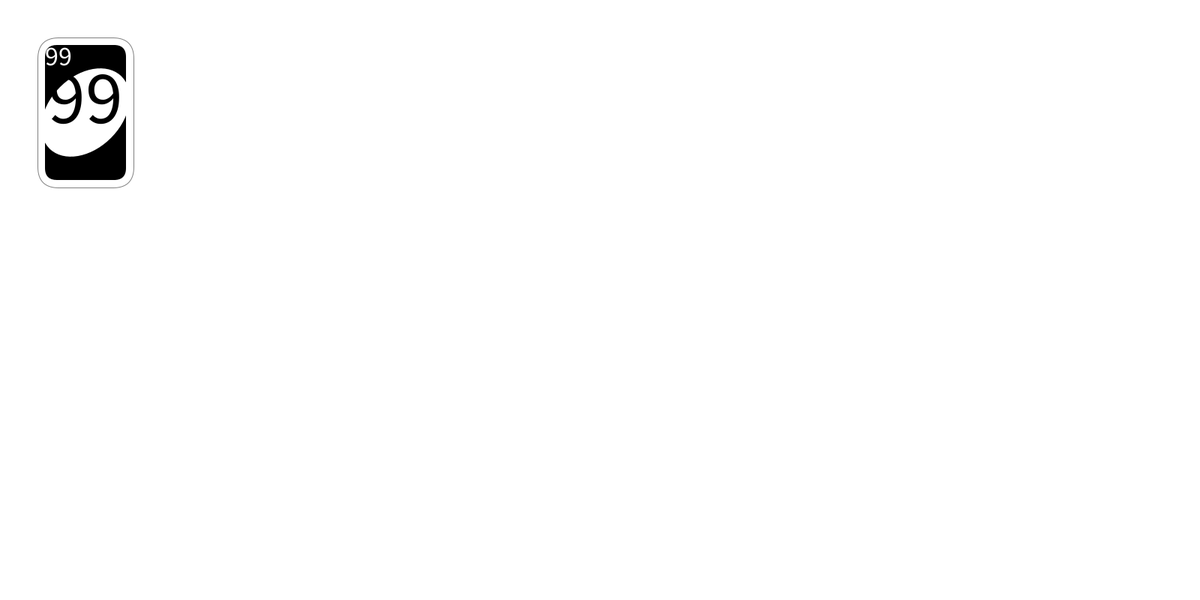
Frame 1 (no input)
Frame 60 (the mouse pressed at the canvas centre just before this capture): identical to frame 1, image omitted
Frame 120 (the mouse held since frame 60 and released just before this capture): identical to frame 1, image omitted

The Processing sketch that drew this single still picture (run headless with seeded random() and noise(); from frame 60 on, the mouse is pressed at the canvas centre):

// Processing sketch: week04_UNO_spread
// ── week04_UNO_spread.pde
void setup(){
  size(1600,800);
  myShuffle();
}
void myShuffle(){
  for(int i=0;i<8;i++){
    for(int j=0;j<11;j++){
      cardN[i*11+j]=j;
      cardC[i*11+j]=C[i%4];
    }
  }
  for(int i=0;i<1000;i++){
    int a = int(random(88)),b=int(random(88));
    int temp=cardN[a];
    cardN[a]=cardN[b];
    cardN[b]=temp;
    
    temp=cardC[a];
    cardC[a]=cardC[b];
    cardC[b]=temp;
  }
}
int [] cardN = new int [88];//卡的數字
int [] cardC = new int [88];//卡的
color [] C={#FF5555,#FFAA00,#55AA55,#5555FF};

void draw(){
  background(255);
  if(mousePressed && mouseButton ==RIGHT){
    for(int i=0;i<8;i++){
      for(int j=1;j<10;j++){
        drawCard(j*32,i*50,cardC[i*11+j],cardN[i*11+j],32);
      }
    }
  }else drawCard(50,50,#000000,99,128);//牌堆
  
  for(int i=0;i<myCard;i++){
     if(i%4==0) drawCard(450 +40*i/4    ,50,cardC[i],cardN[i],128); 
     if(i%4==1) drawCard(630-40 +40*i/4 ,350,cardC[i],cardN[i],128);
     if(i%4==2) drawCard(430-80 +40*i/4 ,650,cardC[i],cardN[i],128);
     if(i%4==3) drawCard(230-120 +40*i/4,350,cardC[i],cardN[i],128);
  }
}
int myCard=0;
void mousePressed(){
   if(mouseButton==LEFT) myCard++;
}

void drawCard(int x,int y,color c,int n,int w){
  float s = w/32.0;//比例大小
  stroke(128);//灰色線條
  fill(255);//白色線條
  rect(x,y,32*s,50*s,7*s);
  noStroke();
  fill(c);
  rect(x+2.5*s,y+2.5*s,32*s-5*s,50*s-5*s,4*s);
  
  pushMatrix();
  fill(255);
  translate(x+16*s,y+25*s);
  rotate(radians(45));
  ellipse(0,0,24*s,34*s);
  popMatrix();
  
  textAlign(CENTER,CENTER);
  textSize(9*s);
  text (""+n,x+7*s,y+6*s);
  
  textSize(25*s);
  fill(c);
  text(""+n,x+16*s,y+19.5*s);
  
}
